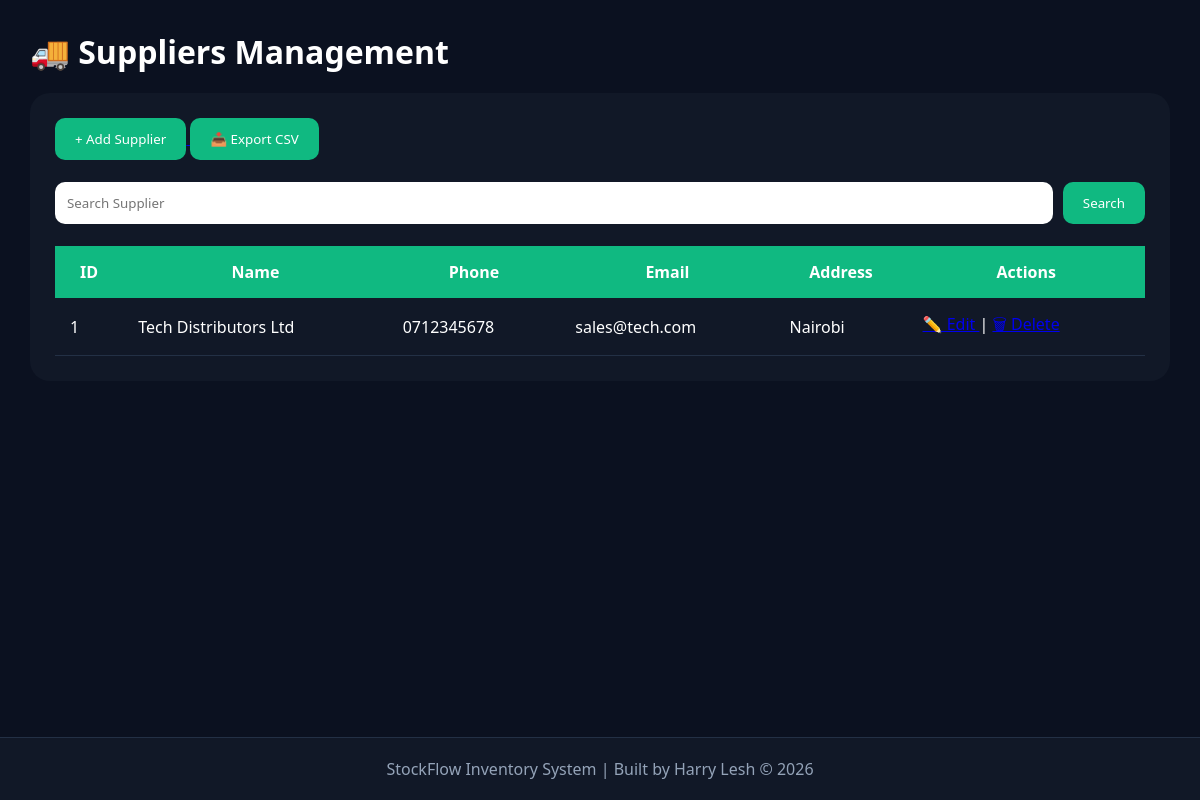
Screenshot of /suppliers (signed in) with the database file from the repository.
### tables this page shows
CREATE TABLE suppliers(
        id INTEGER PRIMARY KEY AUTOINCREMENT,
        name TEXT NOT NULL,
        phone TEXT NOT NULL,
        email TEXT NOT NULL,
        address TEXT NOT NULL
    );

### app.py (the view)
@app.route("/suppliers")
def suppliers():
    if "user" not in session:
        return redirect("/")
    search = request.args.get("search", "")
    conn = sqlite3.connect("database.db")
    cursor = conn.cursor()
    if search:
        cursor.execute(
            "SELECT * FROM suppliers WHERE name LIKE ?",
            ('%' + search + '%',)
        )
    else:
        cursor.execute(
            "SELECT * FROM suppliers"
        )
    suppliers = cursor.fetchall()
    conn.close()
    return render_template(
        "suppliers.html",
        suppliers=suppliers
    )

### templates/suppliers.html (shortened to what this page needs)
{% extends "layout.html" %}
{% block content %}
<div class="page-container">
    <h1>🚚 Suppliers Management</h1>
    <div class="table-card">
        <a href="/add-supplier">
            <button class="btn-green">
                + Add Supplier
            </button>
        </a>
        <a href="/export-purchases">
            <button class="btn-green">
                📥 Export CSV
            </button>
        </a>
        <br><br>
        <form method="GET">
            <input type="text" name="search" placeholder="Search Supplier">
            <button class="btn-green">
                Search
            </button>
        </form>
        <br>
        <table>
            <thead>
                <tr>
                    <th>ID</th>
                    <th>Name</th>
                    <th>Phone</th>
                    <th>Email</th>
                    <th>Address</th>
                    <th>Actions</th>
                </tr>
            </thead>
            <tbody>
                {% for supplier in suppliers %}
                <tr>
                    <td>{{ supplier[0] }}</td>
                    <td>{{ supplier[1] }}</td>
                    <td>{{ supplier[2] }}</td>
                    <td>{{ supplier[3] }}</td>
                    <td>{{ supplier[4] }}</td>
                    <td>
                        <a href="/edit-supplier/{{ supplier[0] }}">
                            ✏️ Edit
                        </a>
                        |
                        <a href="/delete-supplier/{{ supplier[0] }}" onclick="return confirm('Delete supplier?')">
                        </a>
                    </td>
                </tr>
                {% endfor %}
            </tbody>
        </table>
    </div>
</div>
{% endblock %}

### static/css/style.css (style rules this page uses)
* { margin: 0; padding: 0; box-sizing: border-box; font-family: 'Segoe UI', sans-serif; }
body { background: #0b1120; color: white; min-height: 100vh; display: flex; flex-direction: column; }
.page-container { padding: 30px; }
.table-card { background: #111827; padding: 25px; border-radius: 20px; margin-top: 20px; }
table { width: 100%; border-collapse: collapse; }
th { background: #10b981; padding: 15px; }
td { padding: 15px; border-bottom: 1px solid #233045; }
.btn-green { background: #10b981; color: white; border: none; padding: 12px 20px; border-radius: 10px; cursor: pointer; }
form { display: flex; gap: 10px; }
form input { flex: 1; padding: 12px; border: none; border-radius: 10px; }

### rows the page displays
suppliers: id "1", name "Tech Distributors Ltd", phone "0712345678", email "sales@tech.com", address "Nairobi"
